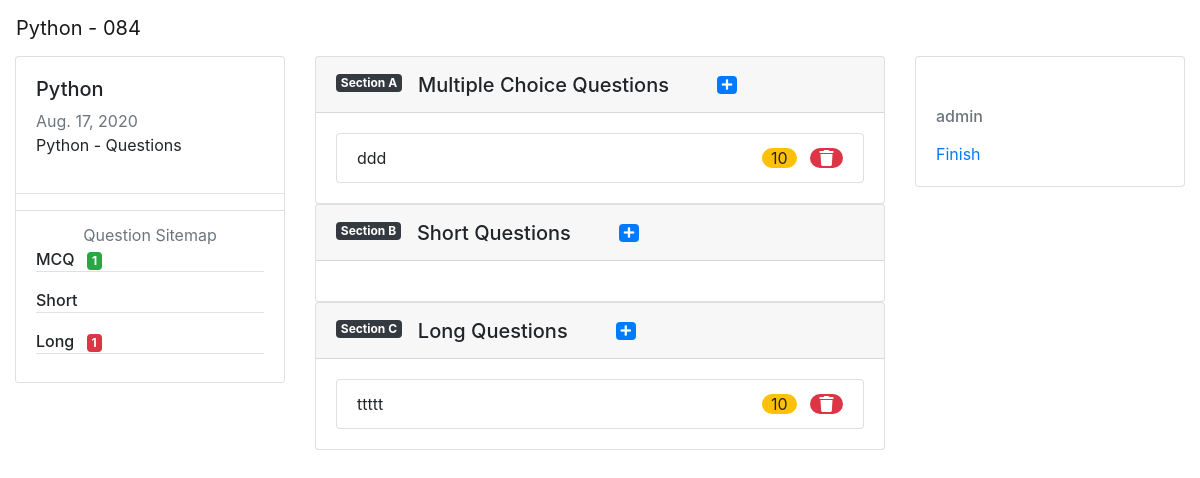
Page /exam_module/sessional-2020/question-paper/3/ (signed in) on the committed database.
### Exam_module/models.py (models this page shows, shortened)
class QuestionPaper(models.Model):
    exam = models.ForeignKey(Exam, on_delete=models.CASCADE)
    subject = models.ForeignKey(Subject, on_delete=models.CASCADE)
    questions = models.ManyToManyField(Question, blank=True)
    datetime = models.DateTimeField()
    duration = models.DurationField(default=timedelta(hours=1))
    max_marks = models.IntegerField()

class Subject(models.Model):
    name = models.CharField(max_length=30)
    code = models.CharField(unique=True, max_length=10)
    slug = models.SlugField(unique=True, editable=False)
    sem = models.CharField(max_length=5, choices=SEM)
    dept = models.CharField(max_length=5, choices=DEPT)
    description = models.TextField(blank=True, null=True)
    def __str__(self):
        return self.name + ' - ' + self.code

class Exam(models.Model):
    class Meta:
        get_latest_by = 'id'
    name = models.CharField(max_length=30)
    slug = models.SlugField(unique=True, editable=False)
    start_date = models.DateField()
    end_date = models.DateField()
    description = models.TextField(blank=True, null=True)

class Question(models.Model):
    question = models.TextField()
    type = models.CharField(max_length=15)
    max_marks = models.PositiveIntegerField(default=0)
    a = models.CharField(max_length=30, blank=True, null=True)
    b = models.CharField(max_length=30, blank=True, null=True)
    c = models.CharField(max_length=30, blank=True, null=True)
    d = models.CharField(max_length=30, blank=True, null=True)
    answer = models.TextField(blank=True, null=True)
    def __str__(self):
        return self.question

### Exam_module/views.py (the view, shortened to what this page needs)
# urls.py: path('<slug:slug>/question-paper/<int:pk>/', views.ViewQuestionPaper.as_view(), name='view-question-paper'),
class ViewQuestionPaper(LoginRequiredMixin, generic.DetailView):
    model = models.QuestionPaper
    template_name = 'exam_module/QuestionPaperDetails.html'
    def dispatch(self, request, *args, **kwargs):
        if request.user.is_authenticated and not request.user.is_staff:
            raise PermissionDenied
        else:
            return super().dispatch(request, *args, **kwargs)

### Exam_module/templatetags/extra_filters.py (called while the page is built)
@register.filter
def get_question(queryset, field):
    return queryset.filter(type=field)

### Exam_module/templates/exam_module/QuestionPaperDetails.html (shortened to what this page needs)
{% extends 'exam_module/base.html' %}
{% load static %}
{% load extra_filters %}
{% block body %}
    <nav class="navbar navbar-light bg-white">
        <a href="#" class="navbar-brand">{{ questionpaper.subject }}</a>
    </nav>
    <div class="container-fluid">
        <div class="row">
            <div class="col-md-3">
                <div class="card">
                    <div class="card-body">
                        <div class="h5">{{ questionpaper.exam.name }}</div>
                        <div class="h7 text-muted">{{ questionpaper.exam.start_date }}</div>
                        <div class="h7">{{ questionpaper.exam.description }}</div>
                    </div>
                    <hr>
                    <ul class="list-group list-group-flush">
                        <li class="list-group-item">
                            <div class="text-muted text-center">Question Sitemap</div>
                            <p class="nav-tabs">
                                <span class="h6 text-center mr-2">MCQ</span>
                                {% for que in questionpaper.questions.all|get_question:'MCQ' %}
                                    <a href="#mcq_{{ forloop.counter }}" class="badge badge-success">
                                        {{ forloop.counter }}
                                    </a>
                                {% endfor %}
                            </p>
                            <p class="nav-tabs">
                                <span class="h6 text-center mr-2">Short</span>
                            </p>
                            <p class="nav-tabs">
                                <span class="h6 text-center mr-2">Long</span>
                                {% for que in questionpaper.questions.all|get_question:'Long' %}
                                    <a href="#long_{{ forloop.counter }}" class="badge badge-danger">
                                        {{ forloop.counter }}
                                    </a>
                                {% endfor %}
                            </p>
                        </li>
                    </ul>
                </div>
            </div>
            <div class="col-md-6">
                <div class="card" id="MCQ">
                    <div class="card-header">
                        <div class="d-flex justify-content-between align-items-center">
                            <div class="d-flex justify-content-between align-items-center">
                                <div class="mr-2"><h4 class="badge badge-dark">Section A</h4></div>
                                <div class="ml-2">
                                    <div class="h5 m-0">Multiple Choice Questions</div>
                                </div>
                                <div class="ml-5">
                                    <a href="{% url 'exam:add-question' questionpaper.id 'MCQ' %}"
                                       data-toggle="tooltip" id="id_question" title="add MCQ Question"
                                       onclick="return showAddPopup(this);">
                                            <span class="badge badge-primary float-lg-right mr-3">
                                                <i class="fas fa-plus"></i>
                                            </span>
                                    </a>
                                </div>
                            </div>
                        </div>
                    </div>
                    <div class="card-body">
                        <ul class="list-group">
                            {% for question in questionpaper.questions.all|get_question:'MCQ' %}
                                <li class="list-group-item">
                                    {{ question }}
                                    <div class="float-right">
                                        <span class="badge-pill badge-warning " data-toggle="tooltip"
                                              title="marks">{{ question.max_marks }}</span>
                                        <a href="{% url 'exam:delete-question' question.id %}?next={{ request.path|urlencode }}"
                                           data-toggle="tooltip" title="Delete">
                                        <span class="badge-pill badge-danger ml-2">
                                            <i class="fas fa-trash"></i>
                                        </span>
                                        </a>
                                    </div>
                                </li>
                            {% endfor %}
                        </ul>
                    </div>
                </div>
                <div class="card" id="short">
                    <div class="card-header">
                        <div class="d-flex justify-content-between align-items-center">
                            <div class="d-flex justify-content-between align-items-center">
                                <div class="mr-2"><h4 class="badge badge-dark">Section B</h4></div>
                                <div class="ml-2">
                                    <div class="h5 m-0">Short Questions</div>
                                </div>
                                <div class="ml-5">
                                    <a href="{% url 'exam:add-question' questionpaper.id 'Short' %}"
                                       data-toggle="tooltip"
                                       id="id_question"
                                       title="add Short Question" onclick="return showAddPopup(this);">
                                            <span class="badge badge-primary float-lg-right mr-3">
                                                <i class="fas fa-plus"></i>
                                            </span>
                                    </a>
                                </div>
                            </div>
                        </div>
                    </div>
                    <div class="card-body">
                    </div>
                </div>
                <div class="card" id="long">
                    <div class="card-header">
                        <div class="d-flex justify-content-between align-items-center">
                            <div class="d-flex justify-content-between align-items-center">
                                <div class="mr-2"><h4 class="badge badge-dark">Section C</h4></div>
                                <div class="ml-2">
                                    <div class="h5 m-0">Long Questions</div>
                                </div>
                                <div class="ml-5">
                                    <a href="{% url 'exam:add-question' questionpaper.id 'Long' %}"
                                       data-toggle="tooltip"
                                       id="id_question"
                                       title="add Long Question" onclick="return showAddPopup(this);">
                                            <span class="badge badge-primary float-lg-right mr-3">
                                                <i class="fas fa-plus"></i>
                                            </span>
                                    </a>
                                </div>
                            </div>
                        </div>
                    </div>
                    <div class="card-body">
                        <ul class="list-group">
                            {% for question in questionpaper.questions.all|get_question:'Long' %}
                                <li class="list-group-item">
                                    {{ question }}
                                    <div class="float-right">
                                        <span class="badge-pill badge-warning " data-toggle="tooltip"
                                              title="marks">{{ question.max_marks }}</span>
                                        <a href="{% url 'exam:delete-question' question.id %}?next={{ request.path|urlencode }}"
                                           data-toggle="tooltip" title="Delete">
                                        <span class="badge-pill badge-danger ml-2">
                                            <i class="fas fa-trash"></i>
                                        </span>
                                        </a>
                                    </div>
                                </li>
                            {% endfor %}
                        </ul>
                    </div>
                </div>
            </div>
            <div class="col-md-3">
                <div class="card">
                    <div class="card-body">
                        <h6 class="card-subtitle mb-2 text-muted">{{ request.user }}</h6>
                        <a href="{% url 'exam:exam-details' questionpaper.exam.slug %}" class="card-link">Finish</a>
                    </div>
                </div>
            </div>
        </div>
    </div>
{% endblock %}

### rows in the picture
QuestionPaper: subject "Python - 084", exam.name "Python", exam.start_date "Aug. 17, 2020", exam.description "Python - Questions"
Question: question "ddd", max_marks "10"
Question: question "ttttt", max_marks "10"

### other values in the picture
{{ request.user }} "admin"
